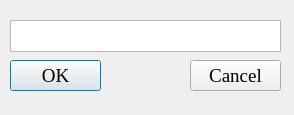
<?xml version="1.0" encoding="UTF-8"?>
<ui version="4.0">
 <class>ChangeNicknameDialog</class>
 <widget class="QDialog" name="ChangeNicknameDialog">
  <property name="geometry">
   <rect>
    <x>0</x>
    <y>0</y>
    <width>294</width>
    <height>115</height>
   </rect>
  </property>
  <property name="windowTitle">
   <string notr="true">Change Nickname</string>
  </property>
  <widget class="QTextEdit" name="change_edit">
   <property name="geometry">
    <rect>
     <x>10</x>
     <y>20</y>
     <width>271</width>
     <height>32</height>
    </rect>
   </property>
   <property name="font">
    <font>
     <family>Times New Roman</family>
     <pointsize>14</pointsize>
    </font>
   </property>
  </widget>
  <widget class="QPushButton" name="ok_button">
   <property name="geometry">
    <rect>
     <x>10</x>
     <y>60</y>
     <width>91</width>
     <height>31</height>
    </rect>
   </property>
   <property name="font">
    <font>
     <family>Times New Roman</family>
     <pointsize>14</pointsize>
    </font>
   </property>
   <property name="text">
    <string>OK</string>
   </property>
  </widget>
  <widget class="QPushButton" name="cancel_button">
   <property name="geometry">
    <rect>
     <x>190</x>
     <y>60</y>
     <width>91</width>
     <height>31</height>
    </rect>
   </property>
   <property name="font">
    <font>
     <family>Times New Roman</family>
     <pointsize>14</pointsize>
    </font>
   </property>
   <property name="text">
    <string>Cancel</string>
   </property>
  </widget>
 </widget>
 <resources/>
 <connections/>
</ui>
